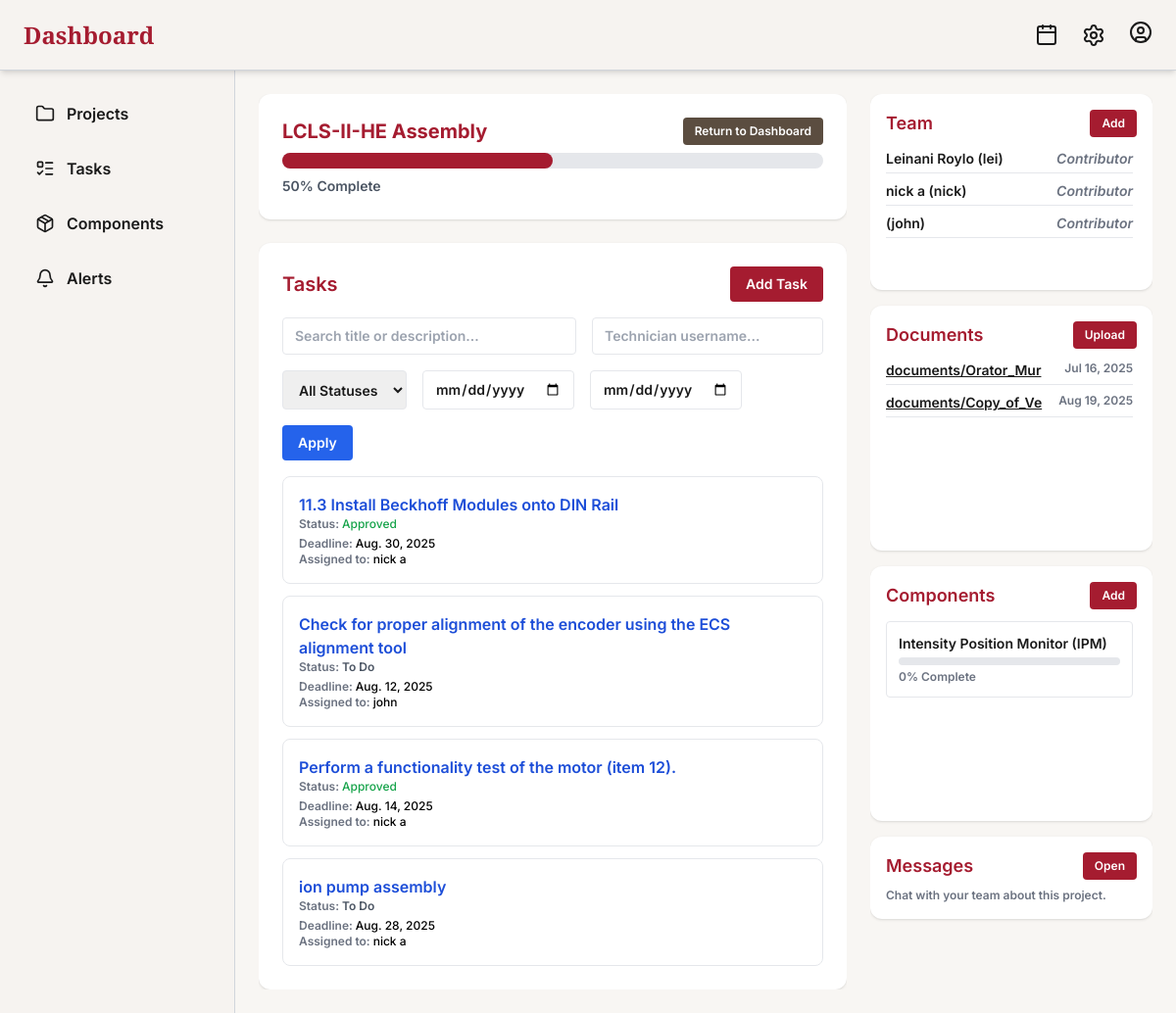
The app's page /projects/1/ (signed in), older data.
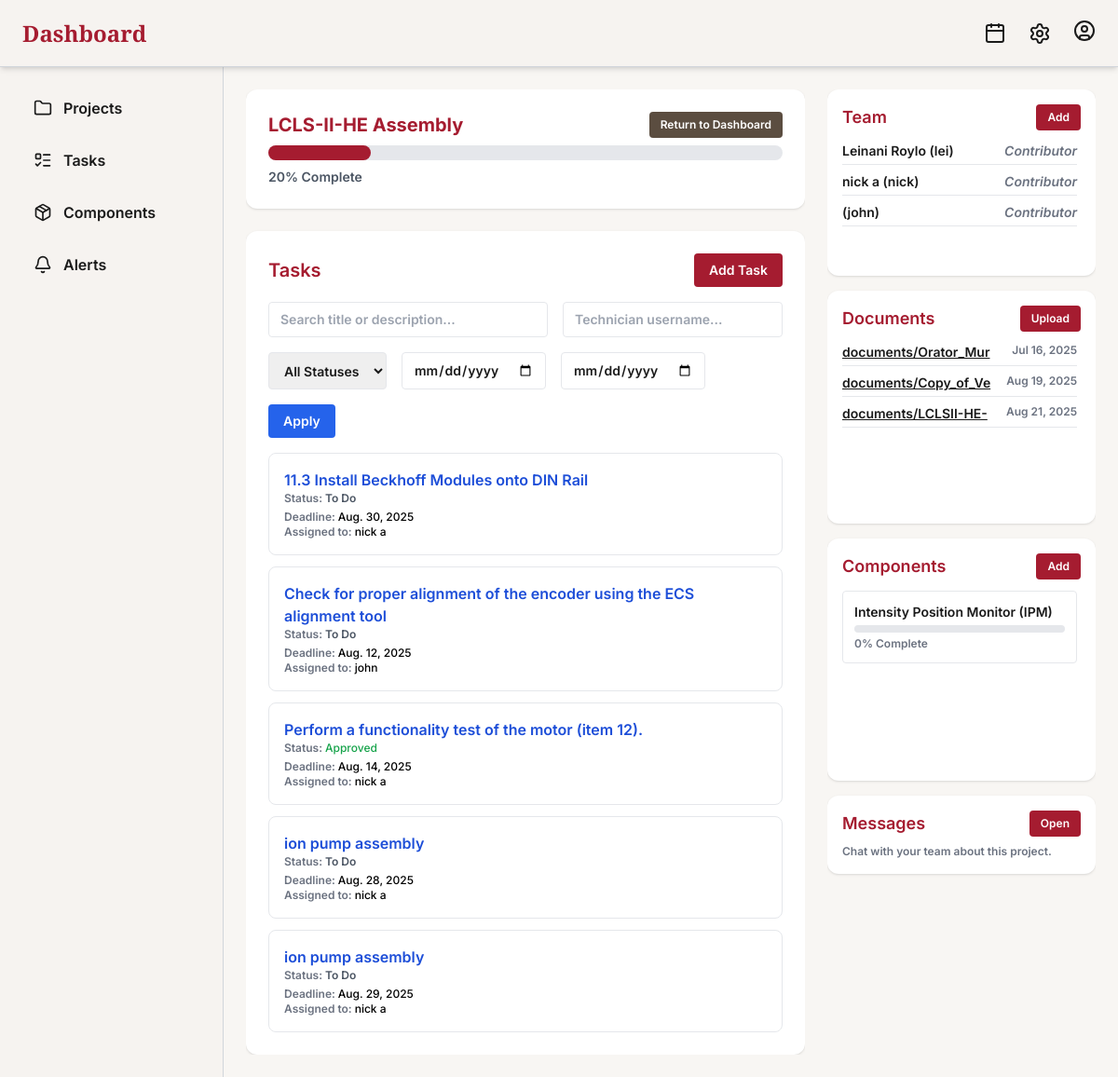
The same page, newer data.
### tracker/models.py (models this page shows, shortened)
class Project(models.Model):
    name = models.CharField(max_length=100)
    description = models.TextField(blank=True)
    start_date = models.DateField(null=True, blank=True)
    end_date = models.DateField(null=True, blank=True)
    status = models.CharField(
        max_length=20,
        choices=[('ongoing', 'Ongoing'), ('completed', 'Completed'), ('paused', 'Paused')],
        default='ongoing'
    )
    progress = models.FloatField(default=0)
    assigned_users = models.ManyToManyField(User, related_name='assigned_projects', blank=True)
    @property
    def progress(self):
        total = self.tasks.count()
        if total == 0:
            return 0
        approved = self.tasks.filter(is_approved=True).count()
        return int((approved / total) * 100)

class Task(models.Model):
    section = models.CharField(max_length=20, blank=True, null=True)
    title = models.CharField(max_length=100)
    description = models.TextField(blank=True)
    project = models.ForeignKey(Project, on_delete=models.CASCADE, related_name='tasks', null=True, blank=True)
    components = models.ManyToManyField(Component, related_name='tasks', blank=True)
    assigned_to = models.ForeignKey(User, on_delete=models.SET_NULL, null=True, blank=True)
    completed = models.BooleanField(default=False)
    submitted_for_approval = models.BooleanField(default=False)
    is_approved = models.BooleanField(default=False)
    notes = models.TextField(blank=True, null=True)
    image = models.ImageField(upload_to='tasks/images/', blank=True, null=True)
    video = models.FileField(upload_to='tasks/videos/', blank=True, null=True)
    audio = models.FileField(upload_to='tasks/audio/', blank=True, null=True)
    document = models.FileField(upload_to='tasks/docs/', blank=True, null=True)
    due_date = models.DateField(null=True, blank=True)
    status = models.CharField(
        max_length=20,
        choices=[('todo', 'To Do'), ('in_progress', 'In Progress'), ('completed', 'Completed'), ('approved', 'Approved')],
        default='todo'
    )
    created_at = models.DateTimeField(auto_now_add=True)

class Document(models.Model):
    project = models.ForeignKey(Project, on_delete=models.CASCADE, related_name='documents', null=True, blank=True)
    component = models.ForeignKey(Component, on_delete=models.CASCADE, related_name='documents', null=True, blank=True)
    file = models.FileField(upload_to='documents/')
    uploaded_at = models.DateTimeField(auto_now_add=True)
    description = models.TextField(blank=True)

class Component(models.Model):
    name = models.CharField(max_length=100)
    projects = models.ManyToManyField(Project, related_name='components')  # M2M
    description = models.TextField(blank=True)
    start_date = models.DateField(null=True, blank=True)
    end_date = models.DateField(null=True, blank=True)
    progress = models.FloatField(default=0.0)
    updated_at = models.DateTimeField(auto_now=True)
    status = models.CharField(
        max_length=20,
        choices=[('ongoing', 'Ongoing'), ('completed', 'Completed'), ('paused', 'Paused')],
        default='ongoing'
    )

### tracker/views.py (the view)
# urls.py: path('projects/<int:project_id>/', views.project_detail_view, name='project_detail'),
@login_required
def project_detail_view(request, project_id):
    project = get_object_or_404(Project, id=project_id)
    components = project.components.all()
    user = request.user
    is_technician = user.groups.filter(name__iexact='technician').exists()
    is_lead = user.is_staff or user.groups.filter(name__in=['lead', 'project_lead']).exists()
    tasks_qs = project.tasks.select_related('assigned_to')
    if is_technician and not (user.is_superuser or is_lead):
        tasks = tasks_qs.filter(assigned_to=user)
    else:
        tasks = tasks_qs
    search_query = request.GET.get('search', '').strip()
    status_filter = request.GET.get('status', '').lower()
    assigned_to_filter = request.GET.get('assigned_to', '').strip()
    start_date = request.GET.get('start_date')
    end_date = request.GET.get('end_date')
    sort_by = request.GET.get('sort', '').lower()
    if search_query:
        tasks = tasks.filter(Q(title__icontains=search_query) | Q(description__icontains=search_query))
    if status_filter == 'completed':
        tasks = tasks.filter(completed=True, is_approved=False)
    elif status_filter == 'approved':
        tasks = tasks.filter(is_approved=True)
    elif status_filter == 'todo':
        tasks = tasks.filter(completed=False, is_approved=False)
    if assigned_to_filter:
        tasks = tasks.filter(assigned_to__username__icontains=assigned_to_filter)
    if start_date:
        tasks = tasks.filter(due_date__gte=start_date)
    if end_date:
        tasks = tasks.filter(due_date__lte=end_date)
    if sort_by == 'due':
        tasks = tasks.order_by('due_date')
    elif sort_by == 'priority':
        tasks = tasks.order_by('-priority')
    total_tasks = tasks.count()
    completed_tasks = tasks.filter(completed=True, is_approved=False).count()
    approved_tasks = tasks.filter(is_approved=True).count()
    context = {
        'project': project,
        'components': components,
        'tasks': tasks,
        'search_query': search_query,
        'status_filter': status_filter,
        'assigned_to_filter': assigned_to_filter,
        'start_date': start_date,
        'end_date': end_date,
        'sort_by': sort_by,
        'total_tasks': total_tasks,
        'completed_tasks': completed_tasks,
        'approved_tasks': approved_tasks,
        'is_technician': is_technician,
        'is_lead': is_lead,
    }
    return render(request, 'tracker/project_detail.html', context)

### tracker/templates/tracker/project_detail.html (shortened to what the changed rows need)
<!DOCTYPE html>
<html lang="en">
<head>
  <script src="https://cdn.tailwindcss.com"></script>
</head>
<body class="font-inter font-semibold bg-[var(--bg-softest)] text-[var(--text-dark)] min-h-screen flex flex-col">
  <header class="bg-[var(--panel-bg)] shadow-md px-6 py-4 flex justify-between items-center h-[72px] border-b border-gray-300 relative">
    <h1 class="text-2xl font-playfair text-[var(--accent-red)]">Dashboard</h1>
  </header>
  <main class="flex-1 flex overflow-hidden min-h-[calc(100vh-72px)]">
    <div class="flex-1 h-[calc(100vh-72px)] grid grid-cols-1 lg:grid-cols-3 gap-6 p-6 overflow-hidden">
      <div class="lg:col-span-2 flex flex-col gap-6 overflow-hidden">
        <div class="bg-white p-6 rounded-xl shadow">
          <div class="flex items-center justify-between gap-2">
            <h2 class="text-xl font-bold text-[#a51c30]">{{ project.name }}</h2>
            <a href="{% url 'dashboard' %}" class="text-xs bg-[#5b4d40] text-white px-3 py-1.5 rounded hover:bg-[#3e2f27] transition">Return to Dashboard</a>
          </div>
          <div class="w-full bg-gray-200 rounded-full h-4 mb-2">
            <div class="bg-[#a51c30] h-4 rounded-full" style="width: {{ project.progress }}%;"></div>
          </div>
          <p class="text-sm text-gray-600">{{ project.progress|floatformat:0 }}% Complete</p>
        </div>
        <div class="bg-white p-6 rounded-xl shadow flex-1 min-h-0 overflow-y-auto">
          <ul class="space-y-3">
            {% for task in tasks %}
            <li class="border p-4 rounded-lg hover:bg-[#fdf3f2] transition">
              <a href="{% url 'review_task_for_approval' task.id %}" class="block">
                <h4 class="font-semibold text-blue-700 hover:underline">{{ task.title }}</h4>
                <p class="text-xs text-gray-500">Status:
                  {% if task.is_approved %}
                    <span class="text-green-600 font-medium">Approved</span>
                  {% elif task.is_completed or task.completed %}
                    <span class="text-yellow-600 font-medium">Completed (Pending Approval)</span>
                  {% elif task.status|lower == 'in_progress' %}
                    <span class="text-blue-600 font-medium">In Progress</span>
                  {% elif task.status|lower == 'todo' %}
                    <span class="text-gray-600">To Do</span>
                  {% else %}
                    <span class="text-gray-600">Pending</span>
                  {% endif %}
                </p>
                <p class="text-xs text-gray-500 mt-1">
                  Deadline:
                  {% if task.due_date %}
                    <span class="text-black font-medium">{{ task.due_date }}</span>
                  {% else %}
                    <span class="italic text-gray-400">No due date</span>
                  {% endif %}
                </p>
                <p class="text-xs text-gray-500">
                  Assigned to:
                  {% if task.assigned_to %}
                    <span class="text-black font-medium">
                      {{ task.assigned_to.get_full_name|default:task.assigned_to.username }}
                    </span>
                  {% else %}
                    <span class="italic text-gray-400">Unassigned</span>
                  {% endif %}
                </p>
              </a>
            </li>
            {% empty %}
            <li class="text-gray-500">No tasks match your filters.</li>
            {% endfor %}
          </ul>
        </div>
      </div>
      <div class="flex flex-col gap-4 h-full overflow-y-auto">
        <div class="bg-white p-4 rounded-xl shadow h-[200px] flex flex-col">
          <div class="overflow-y-auto flex-1 pr-1">
            <ul class="space-y-2 text-sm">
              {% for user in project.assigned_users.all %}
              <li class="flex justify-between border-b pb-1">
                <span>{{ user.get_full_name }} ({{ user.username }})</span>
                <span class="italic text-gray-500">{% if user.profile.role %}{{ user.profile.role }}{% else %}Contributor{% endif %}</span>
              </li>
              {% empty %}
              <li class="text-gray-500">No team members.</li>
              {% endfor %}
            </ul>
          </div>
        </div>
        <div class="bg-white p-4 rounded-xl shadow h-[250px] flex flex-col">
          <div class="overflow-y-auto flex-1 pr-1">
            <ul class="space-y-2 text-sm">
              {% for doc in project.documents.all %}
              <li class="flex justify-between border-b pb-1">
                <a href="{{ doc.file.url }}" class="underline">{{ doc.file.name|slice:'20' }}</a>
                <span class="text-xs text-gray-500">{{ doc.uploaded_at|date:"M d, Y" }}</span>
              </li>
              {% empty %}
              <li class="text-gray-500">No documents.</li>
              {% endfor %}
            </ul>
          </div>
        </div>
        <div class="bg-white p-4 rounded-xl shadow h-[260px] flex flex-col">
          <div class="overflow-y-auto flex-1 pr-1">
            <ul class="space-y-2 text-sm">
              {% for component in components %}
              <li class="border p-3 rounded">
                <h4 class="font-semibold">{{ component.name }}</h4>
                <div class="w-full bg-gray-200 rounded-full h-2 mt-1">
                </div>
                <p class="text-xs text-gray-500 mt-1">{{ component.progress|floatformat:0 }}% Complete</p>
              </li>
              {% empty %}
              <li class="text-gray-500">No components.</li>
              {% endfor %}
            </ul>
          </div>
        </div>
      </div>
    </div>
  </main>
</body>
</html>

Row changes from the older to the newer data that the page shows:
computed for Project "LCLS-II-HE Assembly": progress "50" → "20"
changed Task "11.3 Install Beckhoff Modules onto DIN Rail": is_approved "Approved" → "To Do"
added Task: title "ion pump assembly", is_approved "To Do", due_date "Aug. 29, 2025", assigned_to.get_full_name "nick a"
added Document: file.name "documents/LCLSII-HE-", uploaded_at "Aug 21, 2025"
Text that changed along with them:
{{ project.progress }}: 50 → 20 (drawn)
